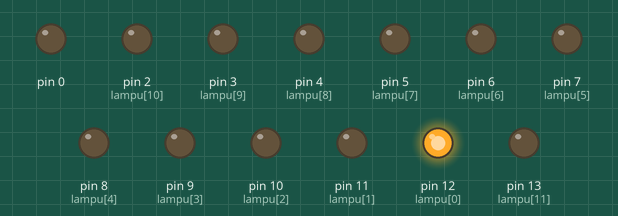
Recording of a sketch running on a simulated Arduino Nano, built with avr-gcc and run on an emulated ATmega328P. On the bench: output pins drawn as LEDs (lit = HIGH).

Above: at 0.05 s.
At 0.75 s:
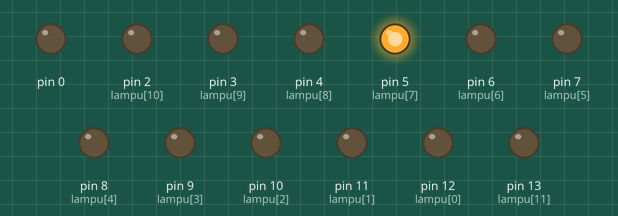
At 1.4 s:
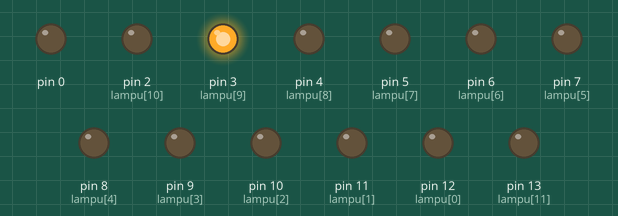
At 2.4 s:
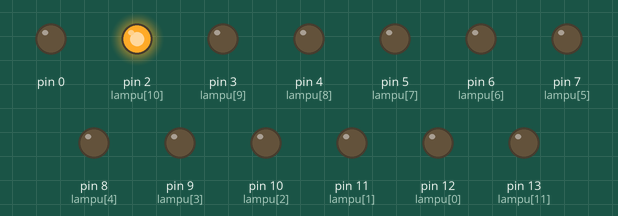
At 3.4 s:
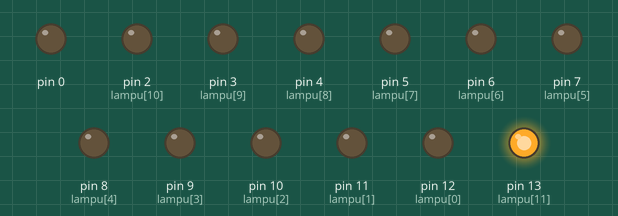
At 4.85 s:
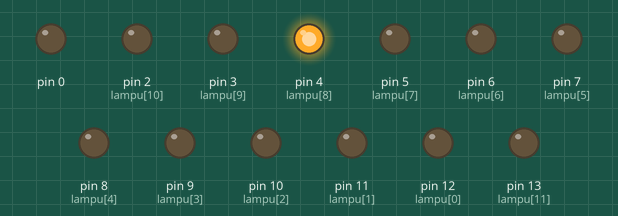
Timing chart, 0 to 5.2 s (numbered marks = the images above):
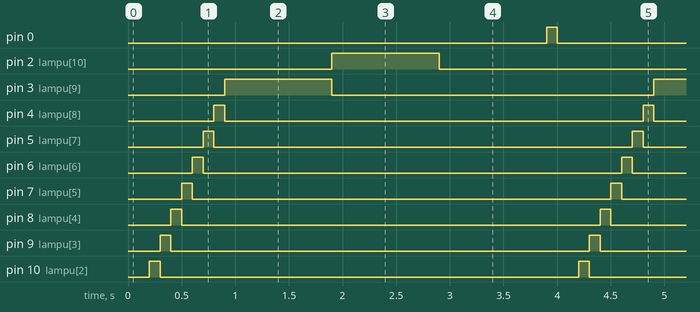

The sketch:

Loveforyousetup.ino
```cpp
// Program untuk menyalakan 13 lampu secara berurutan
// Arduino Nano
// Pin 3, 2, dan 13 memiliki delay khusus 1 detik

// Definisi pin lampu
int lampu[] = {12, 11, 10, 9, 8, 7, 6, 5, 4, 3, 2, 13}; // Pin untuk lampu 1-13
int jumlahLampu = 13;
int delayTime = 100; // Delay 100ms (0.1 detik) antar lampu
int delayKhusus = 1000; // Delay 1 detik untuk pin 3, 2, dan 13

void setup() {
  // Inisialisasi semua pin sebagai output
  for (int i = 0; i < jumlahLampu; i++) {
    pinMode(lampu[i], OUTPUT);
    digitalWrite(lampu[i], LOW); // Matikan semua lampu di awal
  }
}

void loop() {
  // Menyalakan lampu secara berurutan dari 1 sampai 13
  for (int i = 0; i < jumlahLampu; i++) {
    // Matikan semua lampu terlebih dahulu
    for (int j = 0; j < jumlahLampu; j++) {
      digitalWrite(lampu[j], LOW);
    }

    // Nyalakan lampu ke-i
    digitalWrite(lampu[i], HIGH);

    // Cek apakah pin saat ini adalah pin 3, 2, atau 13
    if (lampu[i] == 3 || lampu[i] == 2 || lampu[i] == 13) {
      delay(delayKhusus); // Delay 1 detik untuk pin khusus
    } else {
      delay(delayTime); // Delay 0.1 detik untuk pin lainnya
    }
  }
}
```

Measured:
- by itself, pin 2 (lampu[10]), pin 3 (lampu[9]), pin 13 (lampu[11]): alternates HIGH for 1.0 s and LOW for 3.0 s
- by itself, pin 0, pin 4 (lampu[8]), pin 5 (lampu[7]), pin 6 (lampu[6]), pin 7 (lampu[5]), pin 8 (lampu[4]), pin 9 (lampu[3]), pin 10 (lampu[2]), pin 11 (lampu[1]), pin 12 (lampu[0]): alternates HIGH for 0.10 s and LOW for 3.9 s
- by itself, everything shown: repeats every 4.0 s, in 13 steps
